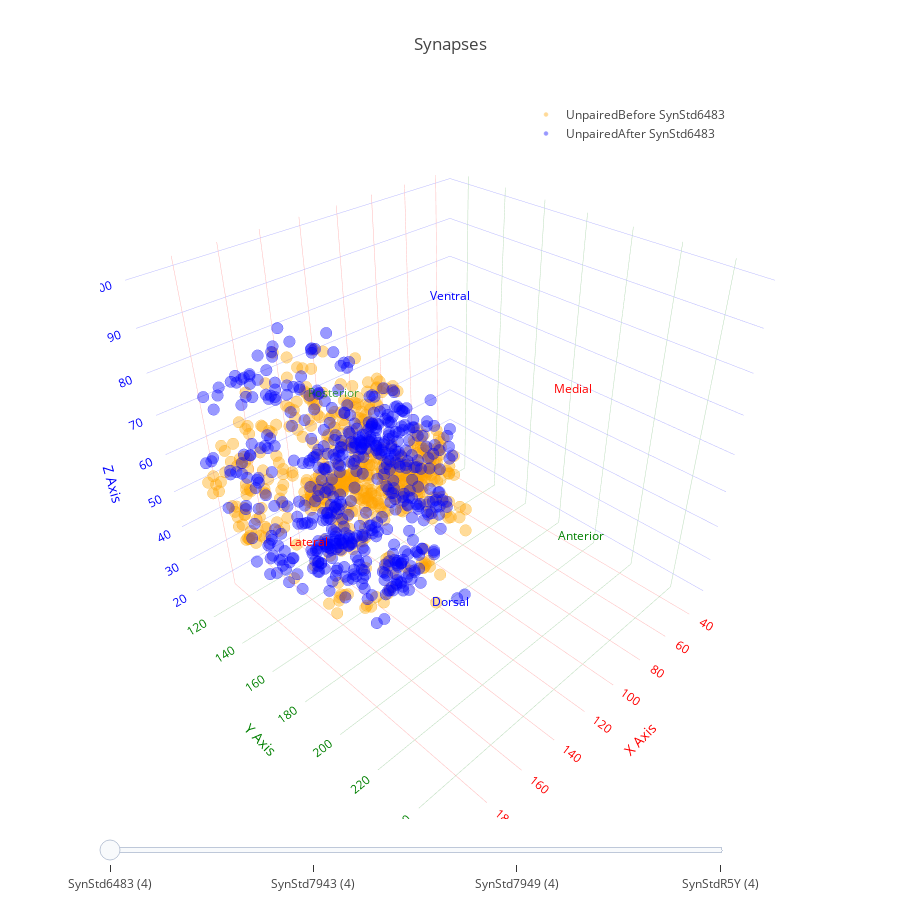

The notebook cell saved with this chart:
### Markdown cell above
<H1> Plot sets of synapses...

### Code cell
# Get all radii for a specific study

aligned_studies = [ i for i in sp.group_studies(study_list,group='Aligned')[True] ]
learners = [ i for i in sp.group_studies(study_list,group='Type')['learner'] ]

# All studies...
#s_list = [v[plot_study] for k,v in pairs.items() ]

# Just the learners
#s_list = [ v for k,v in syn_pairs[plot_radius].items() if v['Type'] == 'learner']

# Just the learners that have alignment
s_list = [ s for s in study_list if s['Aligned'] is True and s['Type'] == 'learner']

# Just the studies in the list of names....
s_list = [ s for s in study_list if s['Study'] in ['SynStd6483', 'SynStd7943', 'SynStd7949', 'SynStdR5Y']]

# Pick which traces you would like displayed

#tracelist =['AlignedPairedBefore','AlignedPairedAfter', 'AlignmentPts']
#tracelist = ['PairedBefore','PairedAfter','UnpairedBefore','UnpairedAfter']
tracelist = ['UnpairedBefore','UnpairedAfter']
print('Plotting {0} studies'.format(len(s_list)))

#Pick the slider mode...

slidermode = 'Study'
#slidermode = 'Trace'
#slidermode = False

#plot_synapses(s_list, tracelist, slidermode, 'auto') 
plot_synapses(s_list, tracelist, slidermode)

### Figure 1 — Plotly figure (JSON) as saved in the notebook; plotly's stock layout.template omitted (floating-point values rounded to 4 significant figures; data arrays with more than 128 entries replaced by an {"elided": "..."} marker saying what was removed)
{"data": [{"marker": {"color": "#ffa500", "line": {"color": "#ffa500", "width": 0.5}, "opacity": 0.4, "size": 4}, "mode": "markers", "name": "UnpairedBefore SynStd6483", "type": "scatter3d", "visible": true, "x": {"elided": "528 float values"}, "y": {"elided": "528 float values"}, "z": {"elided": "528 float values"}}, {"marker": {"color": "#00f", "line": {"color": "#00f", "width": 0.5}, "opacity": 0.4, "size": 4}, "mode": "markers", "name": "UnpairedAfter SynStd6483", "type": "scatter3d", "visible": true, "x": {"elided": "517 float values"}, "y": {"elided": "517 float values"}, "z": {"elided": "517 float values"}}, {"marker": {"color": "#ffa500", "line": {"color": "#ffa500", "width": 0.5}, "opacity": 0.4, "size": 4}, "mode": "markers", "name": "UnpairedBefore SynStd7943", "type": "scatter3d", "visible": false, "x": {"elided": "335 float values"}, "y": {"elided": "335 float values"}, "z": {"elided": "335 float values"}}, {"marker": {"color": "#00f", "line": {"color": "#00f", "width": 0.5}, "opacity": 0.4, "size": 4}, "mode": "markers", "name": "UnpairedAfter SynStd7943", "type": "scatter3d", "visible": false, "x": {"elided": "316 float values"}, "y": {"elided": "316 float values"}, "z": {"elided": "316 float values"}}, {"marker": {"color": "#ffa500", "line": {"color": "#ffa500", "width": 0.5}, "opacity": 0.4, "size": 4}, "mode": "markers", "name": "UnpairedBefore SynStd7949", "type": "scatter3d", "visible": false, "x": {"elided": "391 float values"}, "y": {"elided": "391 float values"}, "z": {"elided": "391 float values"}}, {"marker": {"color": "#00f", "line": {"color": "#00f", "width": 0.5}, "opacity": 0.4, "size": 4}, "mode": "markers", "name": "UnpairedAfter SynStd7949", "type": "scatter3d", "visible": false, "x": [133.0, 120.9, 122.0, 101.7, 116.6, 112.6, 112.3, 115.7, 111.7, 113.7, 122.5, 119.7, 124.6, 119.8, 113.1, 153.1, 113.0, 154.7, 165.7, 138.2, 135.6, 126.4, 162.6, 160.0, 145.4, 142.8, 128.3, 165.9, 116.0, 144.7, 118.4, 148.4, 120.5, 166.0, 159.7, 158.7, 158.9, 162.7, 146.3, 172.0, 158.5, 173.2, 135.0, 152.6, 172.7, 170.4, 181.0, 162.2, 126.9, 156.4, 127.0, 137.7, 172.3, 120.5, 145.2, 153.3, 154.6, 145.6, 180.8, 160.9, 177.1, 158.9, 165.8, 183.8, 177.8, 109.8, 128.5, 114.9, 148.6, 160.0, 141.3, 137.9, 107.5, 115.8, 132.7, 132.1, 114.1, 121.9, 132.5, 121.8, 120.4, 153.5, 146.1, 148.7, 118.3, 148.2, 116.7, 163.3, 104.9, 109.0, 125.1, 137.5, 121.9, 124.8, 110.5, 131.2, 109.3, 139.1, 132.9, 130.9, 142.0, 123.9, 136.9, 123.3, 133.9, 172.1, 144.3, 144.6, 154.2, 149.3, 145.5, 145.7, 149.7, 148.6, 155.3, 142.7, 144.7, 154.5], "y": [156.7, 179.9, 181.5, 188.7, 181.4, 178.0, 196.2, 180.4, 173.8, 178.0, 180.5, 184.6, 185.2, 195.0, 196.2, 185.9, 191.7, 188.5, 187.1, 198.1, 197.8, 194.5, 190.7, 191.7, 197.2, 170.4, 190.9, 198.0, 191.5, 155.3, 173.9, 192.5, 181.7, 198.5, 180.0, 195.6, 190.6, 194.6, 192.2, 198.6, 192.4, 188.8, 182.9, 193.1, 182.2, 184.8, 183.2, 181.8, 197.1, 197.8, 180.4, 181.7, 183.8, 185.3, 180.7, 191.0, 187.6, 197.0, 196.8, 196.8, 188.2, 190.2, 195.0, 185.9, 192.6, 207.3, 234.2, 213.1, 215.2, 212.8, 213.3, 214.8, 212.7, 199.3, 222.2, 213.6, 198.5, 212.9, 198.8, 212.4, 220.4, 200.4, 213.6, 199.1, 224.8, 199.0, 198.5, 230.0, 201.4, 206.7, 216.8, 206.1, 215.5, 208.0, 210.1, 198.7, 210.8, 217.8, 234.4, 198.4, 206.4, 228.2, 235.2, 222.5, 238.0, 202.9, 237.1, 238.4, 236.4, 239.2, 235.2, 240.2, 237.9, 240.8, 233.1, 234.4, 236.0, 224.7], "z": [54.98, 57.73, 58.01, 60.88, 59.46, 60.34, 60.44, 60.38, 61.24, 61.01, 59.96, 61.12, 60.93, 61.54, 62.36, 58.69, 63.56, 58.91, 58.78, 62.15, 62.86, 64.36, 61.59, 61.91, 63.68, 64.32, 66.14, 61.62, 68.44, 65.24, 68.49, 65.73, 69.48, 65.23, 67.13, 67.31, 68.08, 67.63, 70.01, 66.92, 68.94, 68.76, 74.97, 72.87, 70.81, 71.1, 70.21, 72.88, 77.21, 74.45, 78.34, 77.47, 73.69, 81.17, 78.97, 80.44, 85.92, 91.06, 87.61, 90.01, 88.43, 94.26, 93.44, 91.64, 92.39, 54.33, 52.16, 58.16, 55.7, 56.73, 59.81, 60.22, 64.29, 63.65, 61.68, 62.12, 64.66, 64.16, 65.25, 67.4, 67.6, 63.92, 64.87, 65.31, 70.29, 66.99, 71.19, 66.07, 73.44, 73.36, 73.86, 73.13, 75.06, 76.29, 78.02, 75.89, 78.58, 77.01, 77.81, 78.34, 77.43, 80.1, 80.96, 87.8, 88.98, 89.89, 94.57, 94.55, 93.78, 94.79, 95.63, 95.63, 95.94, 96.08, 95.66, 97.99, 97.75, 96.93]}, {"marker": {"color": "#ffa500", "line": {"color": "#ffa500", "width": 0.5}, "opacity": 0.4, "size": 4}, "mode": "markers", "name": "UnpairedBefore SynStdR5Y", "type": "scatter3d", "visible": false, "x": {"elided": "1102 float values"}, "y": {"elided": "1102 float values"}, "z": {"elided": "1102 float values"}}, {"marker": {"color": "#00f", "line": {"color": "#00f", "width": 0.5}, "opacity": 0.4, "size": 4}, "mode": "markers", "name": "UnpairedAfter SynStdR5Y", "type": "scatter3d", "visible": false, "x": [58.01, 57.65, 47.94, 46.68, 40.55, 59.07, 58.02, 62.37, 101.5, 93.94, 95.9, 91.52, 92.87, 93.68, 102.0, 96.74, 97.62, 101.4, 98.87, 94.8, 101.5, 83.74, 97.65, 98.6, 98.22, 95.59, 111.0, 125.1, 119.4, 110.1, 104.1, 104.2, 107.4, 106.7, 108.9, 105.6, 105.4, 103.1, 103.3, 102.9, 106.6, 107.9, 103.1], "y": [155.3, 157.2, 147.0, 135.2, 134.2, 174.7, 170.2, 174.7, 150.5, 179.2, 178.0, 171.5, 180.4, 192.7, 203.9, 192.4, 197.7, 196.8, 198.2, 195.0, 199.6, 188.7, 197.9, 197.6, 202.6, 202.9, 181.3, 184.5, 173.2, 188.9, 205.9, 201.7, 202.2, 208.3, 205.3, 200.4, 204.3, 182.6, 199.0, 203.3, 201.1, 203.4, 194.7], "z": [67.8, 68.12, 71.75, 76.14, 76.76, 80.35, 82.88, 82.87, 46.29, 40.97, 41.48, 44.37, 64.52, 66.5, 67.19, 67.82, 71.26, 71.83, 73.69, 76.87, 76.94, 77.51, 77.67, 79.31, 81.12, 82.22, 57.52, 59.9, 64.92, 70.83, 78.0, 78.56, 79.05, 78.81, 80.2, 81.06, 80.91, 82.02, 81.83, 82.06, 82.67, 82.64, 83.18]}], "layout": {"height": 900, "legend": {"x": 0.9, "xanchor": "right"}, "margin": {"l": 100, "r": 100}, "scene": {"annotations": [{"font": {"color": "red", "size": 12}, "showarrow": false, "text": "Medial", "x": 31.94, "y": 181.9, "z": 58.75}, {"font": {"color": "red", "size": 12}, "showarrow": false, "text": "Lateral", "x": 189.8, "y": 181.9, "z": 58.75}, {"font": {"color": "green", "size": 12}, "opacity": 0.7, "showarrow": false, "text": "Posterior", "x": 115.1, "y": 115.1, "z": 58.75}, {"font": {"color": "green", "size": 12}, "showarrow": false, "text": "Anterior", "x": 115.1, "y": 241.5, "z": 58.75}, {"font": {"color": "blue", "size": 12}, "showarrow": false, "text": "Dorsal", "x": 115.1, "y": 181.9, "z": 16.38}, {"font": {"color": "blue", "size": 12}, "showarrow": false, "text": "Ventral", "x": 115.1, "y": 181.9, "z": 96.81}], "aspectmode": "cube", "dragmode": "turntable", "xaxis": {"color": "red", "range": [30.42, 199.8], "title": "X Axis"}, "yaxis": {"color": "green", "range": [109.6, 254.2], "title": "Y Axis"}, "zaxis": {"color": "blue", "range": [15.6, 101.9], "title": "Z Axis"}}, "sliders": [{"active": 0, "currentvalue": {"visible": false}, "len": 0.9, "steps": [{"args": ["visible", [true, true, false, false, false, false, false, false]], "label": "SynStd6483 (4)", "method": "restyle"}, {"args": ["visible", [false, false, true, true, false, false, false, false]], "label": "SynStd7943 (4)", "method": "restyle"}, {"args": ["visible", [false, false, false, false, true, true, false, false]], "label": "SynStd7949 (4)", "method": "restyle"}, {"args": ["visible", [false, false, false, false, false, false, true, true]], "label": "SynStdR5Y (4)", "method": "restyle"}]}], "title": "Synapses"}}
